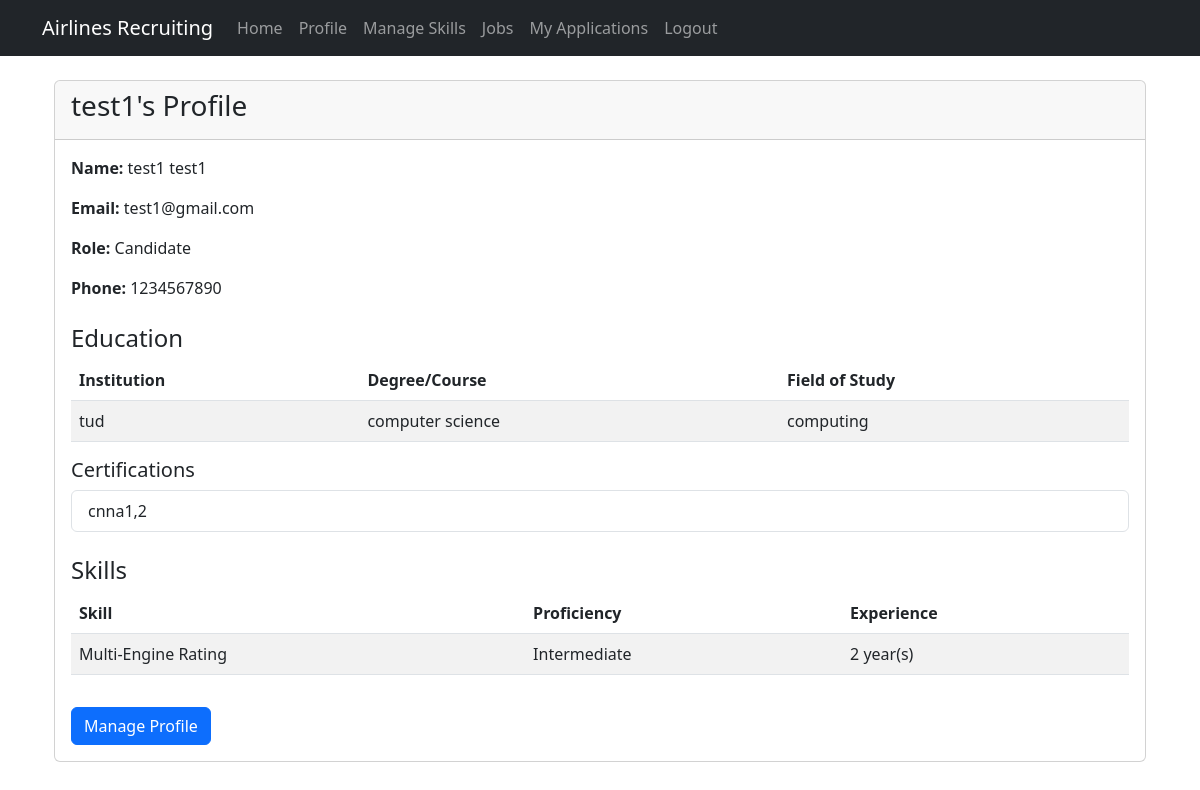
/profile/ (signed in), run on the app's committed database.
### home/models.py (models this page shows, shortened)
class User(AbstractUser):
    RECRUITER = 'recruiter'
    CANDIDATE = 'candidate'
    DEPARTMENT_MANAGER = 'department_manager'
    HR_COORDINATOR = 'hr_coordinator'
    INTERVIEWER = 'interviewer'
    ROLE_CHOICES = [
        (RECRUITER, 'Recruiter'),
        (CANDIDATE, 'Candidate'),
        (DEPARTMENT_MANAGER, 'Department Manager'),
        (HR_COORDINATOR, 'HR Coordinator'),
        (INTERVIEWER, 'Interviewer'),
    ]
    role = models.CharField(max_length=20, choices=ROLE_CHOICES, default=CANDIDATE)
    phone_number = models.CharField(max_length=15, blank=True, null=True)

class Candidate(models.Model):
    user = models.OneToOneField(User, on_delete=models.CASCADE, related_name='candidate_profile')
    resume = models.FileField(upload_to='resumes/', blank=True, null=True)
    skills = models.ManyToManyField(Skill, through='CandidateSkill')
    experience_years = models.PositiveIntegerField(default=0)
    education_institution = models.CharField(max_length=200, blank=True, null=True)
    education_degree = models.CharField(max_length=100, blank=True, null=True)
    education_field = models.CharField(max_length=100, blank=True, null=True)
    education_start_year = models.PositiveIntegerField(blank=True, null=True)
    education_end_year = models.PositiveIntegerField(blank=True, null=True)
    education_currently_studying = models.BooleanField(default=False)
    certifications = models.TextField(blank=True, null=True)

class CandidateSkill(models.Model):
    BEGINNER = 'beginner'
    INTERMEDIATE = 'intermediate'
    ADVANCED = 'advanced'
    EXPERT = 'expert'
    PROFICIENCY_CHOICES = [
        (BEGINNER, 'Beginner'),
        (INTERMEDIATE, 'Intermediate'),
        (ADVANCED, 'Advanced'),
        (EXPERT, 'Expert'),
    ]
    candidate = models.ForeignKey(Candidate, on_delete=models.CASCADE)
    skill = models.ForeignKey(Skill, on_delete=models.CASCADE)
    proficiency = models.CharField(max_length=15, choices=PROFICIENCY_CHOICES, default=BEGINNER)
    years_experience = models.PositiveIntegerField(default=0)
    class Meta:
        unique_together = ('candidate', 'skill')

class Skill(models.Model):
    name = models.CharField(max_length=100)
    description = models.TextField(blank=True)
    category = models.CharField(max_length=100)

### home/views.py (the view)
# urls.py: path('profile/', views.profile, name='profile'),
@login_required
def profile(request):
    candidate = None
    candidate_skills = []
    if request.user.role == 'candidate':
        candidate, created = Candidate.objects.get_or_create(user=request.user)
        candidate_skills = CandidateSkill.objects.filter(candidate=candidate)
    context = {
        'candidate': candidate,
        'candidate_skills': candidate_skills,
    }
    return render(request, 'profile.html', context)

### home/templates/profile.html
{% extends "base.html" %} {% block content %}
<div class="container mt-4">
  <div class="card">
    <div class="card-header">
      <h3>{{ user.username }}'s Profile</h3>
    </div>
    <div class="card-body">
      <p><strong>Name:</strong> {{ user.first_name }} {{ user.last_name }}</p>
      <p><strong>Email:</strong> {{ user.email }}</p>
      <p><strong>Role:</strong> {{ user.get_role_display }}</p>
      {% if user.phone_number %}
      <p><strong>Phone:</strong> {{ user.phone_number }}</p>
      {% endif %} {% if user.role == 'candidate' %}
      <h4 class="mt-4">Education</h4>
      {% if candidate.education_institution %}
      <table class="table table-striped">
        <thead>
          <tr>
            <th>Institution</th>
            <th>Degree/Course</th>
            <th>Field of Study</th>
          </tr>
        </thead>
        <tbody>
          <tr>
            <td>{{ candidate.education_institution }}</td>
            <td>{{ candidate.education_degree }}</td>
            <td>{{ candidate.education_field }}</td>
          </tr>
        </tbody>
      </table>
      {% if candidate.certifications %}
      <h5>Certifications</h5>
      <ul class="list-group mb-4">
        {% for certification in candidate.certifications.split %}
        <li class="list-group-item">{{ certification }}</li>
        {% endfor %}
      </ul>
      {% endif %} {% else %}
      <p>No education details added yet.</p>
      {% endif %}
      <h4 class="mt-4">Skills</h4>
      {% if candidate_skills %}
      <table class="table table-striped">
        <thead>
          <tr>
            <th>Skill</th>
            <th>Proficiency</th>
            <th>Experience</th>
          </tr>
        </thead>
        <tbody>
          {% for candidate_skill in candidate_skills %}
          <tr>
            <td>{{ candidate_skill.skill.name }}</td>
            <td>{{ candidate_skill.get_proficiency_display }}</td>
            <td>{{ candidate_skill.years_experience }} year(s)</td>
          </tr>
          {% endfor %}
        </tbody>
      </table>
      {% else %}
      <p>No skills added yet.</p>
      {% endif %}
      <a href="{% url 'manage_skills' %}" class="btn btn-primary mt-3"
        >Manage Profile</a
      >
      {% endif %}
    </div>
  </div>
</div>
{% endblock %}

### data on the page
User: username "test1", first_name "test1", last_name "test1", email "test1@gmail.com", role "Candidate", phone_number "1234567890"
Candidate: education_institution "tud", education_degree "computer science", education_field "computing", split "cnna1,2"
CandidateSkill: skill.name "Multi-Engine Rating", proficiency "Intermediate", years_experience "2"
